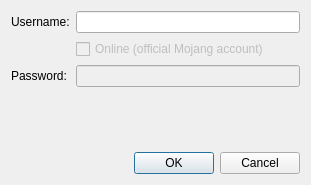
<?xml version="1.0" encoding="UTF-8"?>
<ui version="4.0">
 <class>UserForm</class>
 <widget class="QDialog" name="UserForm">
  <property name="geometry">
   <rect>
    <x>0</x>
    <y>0</y>
    <width>311</width>
    <height>185</height>
   </rect>
  </property>
  <property name="sizePolicy">
   <sizepolicy hsizetype="Fixed" vsizetype="Fixed">
    <horstretch>0</horstretch>
    <verstretch>0</verstretch>
   </sizepolicy>
  </property>
  <property name="windowTitle">
   <string>User</string>
  </property>
  <property name="modal">
   <bool>true</bool>
  </property>
  <layout class="QVBoxLayout" name="verticalLayout">
   <item>
    <layout class="QFormLayout" name="formLayout">
     <property name="sizeConstraint">
      <enum>QLayout::SetDefaultConstraint</enum>
     </property>
     <property name="horizontalSpacing">
      <number>6</number>
     </property>
     <property name="verticalSpacing">
      <number>6</number>
     </property>
     <item row="0" column="0">
      <widget class="QLabel" name="label">
       <property name="text">
        <string>Username:</string>
       </property>
      </widget>
     </item>
     <item row="0" column="1">
      <widget class="QLineEdit" name="username"/>
     </item>
     <item row="2" column="1">
      <widget class="QLineEdit" name="password">
       <property name="enabled">
        <bool>false</bool>
       </property>
      </widget>
     </item>
     <item row="2" column="0">
      <widget class="QLabel" name="label_2">
       <property name="text">
        <string>Password:</string>
       </property>
      </widget>
     </item>
     <item row="1" column="1">
      <widget class="QCheckBox" name="is_official">
       <property name="enabled">
        <bool>false</bool>
       </property>
       <property name="text">
        <string>Online (official Mojang account)</string>
       </property>
      </widget>
     </item>
    </layout>
   </item>
   <item>
    <spacer name="verticalSpacer">
     <property name="orientation">
      <enum>Qt::Vertical</enum>
     </property>
     <property name="sizeHint" stdset="0">
      <size>
       <width>20</width>
       <height>40</height>
      </size>
     </property>
    </spacer>
   </item>
   <item>
    <widget class="QDialogButtonBox" name="buttonBox">
     <property name="standardButtons">
      <set>QDialogButtonBox::Cancel|QDialogButtonBox::Ok</set>
     </property>
    </widget>
   </item>
  </layout>
 </widget>
 <layoutdefault spacing="6" margin="11"/>
 <resources/>
 <connections>
  <connection>
   <sender>is_official</sender>
   <signal>clicked(bool)</signal>
   <receiver>password</receiver>
   <slot>setEnabled(bool)</slot>
   <hints>
    <hint type="sourcelabel">
     <x>82</x>
     <y>45</y>
    </hint>
    <hint type="destinationlabel">
     <x>99</x>
     <y>71</y>
    </hint>
   </hints>
  </connection>
 </connections>
</ui>
